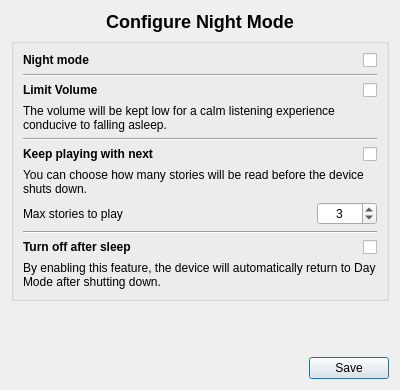
<?xml version="1.0" encoding="UTF-8"?>
<ui version="4.0">
 <class>nightMode</class>
 <widget class="QDialog" name="nightMode">
  <property name="geometry">
   <rect>
    <x>0</x>
    <y>0</y>
    <width>400</width>
    <height>390</height>
   </rect>
  </property>
  <property name="minimumSize">
   <size>
    <width>400</width>
    <height>0</height>
   </size>
  </property>
  <property name="windowTitle">
   <string>Dialog</string>
  </property>
  <property name="modal">
   <bool>true</bool>
  </property>
  <layout class="QVBoxLayout" name="verticalLayout">
   <item>
    <widget class="QLabel" name="lbl_Header">
     <property name="text">
      <string>&lt;h2&gt;Configure Night Mode&lt;/h2&gt;</string>
     </property>
     <property name="alignment">
      <set>Qt::AlignCenter</set>
     </property>
     <property name="margin">
      <number>10</number>
     </property>
    </widget>
   </item>
   <item>
    <widget class="QGroupBox" name="groupBox">
     <property name="title">
      <string/>
     </property>
     <layout class="QVBoxLayout" name="verticalLayout_2">
      <item>
       <layout class="QHBoxLayout" name="hl_nm_mode">
        <item>
         <widget class="QLabel" name="lbl_enable">
          <property name="sizePolicy">
           <sizepolicy hsizetype="Expanding" vsizetype="Preferred">
            <horstretch>0</horstretch>
            <verstretch>0</verstretch>
           </sizepolicy>
          </property>
          <property name="text">
           <string>&lt;h4&gt;Night mode</string>
          </property>
         </widget>
        </item>
        <item>
         <widget class="QCheckBox" name="cbox_enable">
          <property name="sizePolicy">
           <sizepolicy hsizetype="Minimum" vsizetype="Fixed">
            <horstretch>0</horstretch>
            <verstretch>0</verstretch>
           </sizepolicy>
          </property>
          <property name="text">
           <string notr="true"/>
          </property>
         </widget>
        </item>
       </layout>
      </item>
      <item>
       <widget class="Line" name="line_2">
        <property name="orientation">
         <enum>Qt::Horizontal</enum>
        </property>
       </widget>
      </item>
      <item>
       <layout class="QHBoxLayout" name="hl_volume">
        <item>
         <widget class="QLabel" name="lbl_limit">
          <property name="sizePolicy">
           <sizepolicy hsizetype="Expanding" vsizetype="Preferred">
            <horstretch>0</horstretch>
            <verstretch>0</verstretch>
           </sizepolicy>
          </property>
          <property name="text">
           <string>&lt;h4&gt;Limit Volume</string>
          </property>
         </widget>
        </item>
        <item>
         <widget class="QCheckBox" name="cbox_limit">
          <property name="sizePolicy">
           <sizepolicy hsizetype="Minimum" vsizetype="Fixed">
            <horstretch>0</horstretch>
            <verstretch>0</verstretch>
           </sizepolicy>
          </property>
          <property name="text">
           <string notr="true"/>
          </property>
         </widget>
        </item>
       </layout>
      </item>
      <item>
       <widget class="QLabel" name="lbl_desc_limit">
        <property name="text">
         <string>The volume will be kept low for a calm listening experience conducive to falling asleep.</string>
        </property>
        <property name="wordWrap">
         <bool>true</bool>
        </property>
       </widget>
      </item>
      <item>
       <widget class="Line" name="line">
        <property name="orientation">
         <enum>Qt::Horizontal</enum>
        </property>
       </widget>
      </item>
      <item>
       <layout class="QHBoxLayout" name="hl_autoplay">
        <item>
         <widget class="QLabel" name="lbl_autoplay">
          <property name="sizePolicy">
           <sizepolicy hsizetype="Expanding" vsizetype="Preferred">
            <horstretch>0</horstretch>
            <verstretch>0</verstretch>
           </sizepolicy>
          </property>
          <property name="text">
           <string>&lt;h4&gt;Keep playing with next</string>
          </property>
         </widget>
        </item>
        <item>
         <widget class="QCheckBox" name="cbox_autoplay">
          <property name="text">
           <string notr="true"/>
          </property>
         </widget>
        </item>
       </layout>
      </item>
      <item>
       <widget class="QLabel" name="lbl_desc_autoplay">
        <property name="text">
         <string>You can choose how many stories will be read before the device shuts down.</string>
        </property>
        <property name="wordWrap">
         <bool>true</bool>
        </property>
       </widget>
      </item>
      <item>
       <layout class="QHBoxLayout" name="hl_maxstories">
        <item>
         <widget class="QLabel" name="lbl_maxstories">
          <property name="sizePolicy">
           <sizepolicy hsizetype="Expanding" vsizetype="Preferred">
            <horstretch>0</horstretch>
            <verstretch>0</verstretch>
           </sizepolicy>
          </property>
          <property name="text">
           <string>Max stories to play</string>
          </property>
         </widget>
        </item>
        <item>
         <widget class="QSpinBox" name="sbox_maxstories">
          <property name="minimumSize">
           <size>
            <width>60</width>
            <height>0</height>
           </size>
          </property>
          <property name="alignment">
           <set>Qt::AlignCenter</set>
          </property>
          <property name="minimum">
           <number>1</number>
          </property>
          <property name="maximum">
           <number>8</number>
          </property>
          <property name="value">
           <number>3</number>
          </property>
         </widget>
        </item>
       </layout>
      </item>
      <item>
       <widget class="Line" name="line_3">
        <property name="orientation">
         <enum>Qt::Horizontal</enum>
        </property>
       </widget>
      </item>
      <item>
       <layout class="QHBoxLayout" name="hl_sleep">
        <item>
         <widget class="QLabel" name="lbl_turnoff">
          <property name="sizePolicy">
           <sizepolicy hsizetype="Expanding" vsizetype="Preferred">
            <horstretch>0</horstretch>
            <verstretch>0</verstretch>
           </sizepolicy>
          </property>
          <property name="text">
           <string>&lt;h4&gt;Turn off after sleep</string>
          </property>
         </widget>
        </item>
        <item>
         <widget class="QCheckBox" name="cbox_turnoff_nm">
          <property name="text">
           <string notr="true"/>
          </property>
         </widget>
        </item>
       </layout>
      </item>
      <item>
       <widget class="QLabel" name="lbl_desc_turnoff">
        <property name="text">
         <string>By enabling this feature, the device will automatically return to Day Mode after shutting down.</string>
        </property>
        <property name="wordWrap">
         <bool>true</bool>
        </property>
       </widget>
      </item>
     </layout>
    </widget>
   </item>
   <item>
    <spacer name="verticalSpacer">
     <property name="orientation">
      <enum>Qt::Vertical</enum>
     </property>
     <property name="sizeHint" stdset="0">
      <size>
       <width>20</width>
       <height>40</height>
      </size>
     </property>
    </spacer>
   </item>
   <item>
    <layout class="QHBoxLayout" name="hl_button">
     <item>
      <spacer name="horizontalSpacer">
       <property name="orientation">
        <enum>Qt::Horizontal</enum>
       </property>
       <property name="sizeHint" stdset="0">
        <size>
         <width>40</width>
         <height>20</height>
        </size>
       </property>
      </spacer>
     </item>
     <item>
      <widget class="QPushButton" name="btn_save">
       <property name="text">
        <string>Save</string>
       </property>
      </widget>
     </item>
    </layout>
   </item>
  </layout>
 </widget>
 <resources/>
 <connections/>
</ui>
